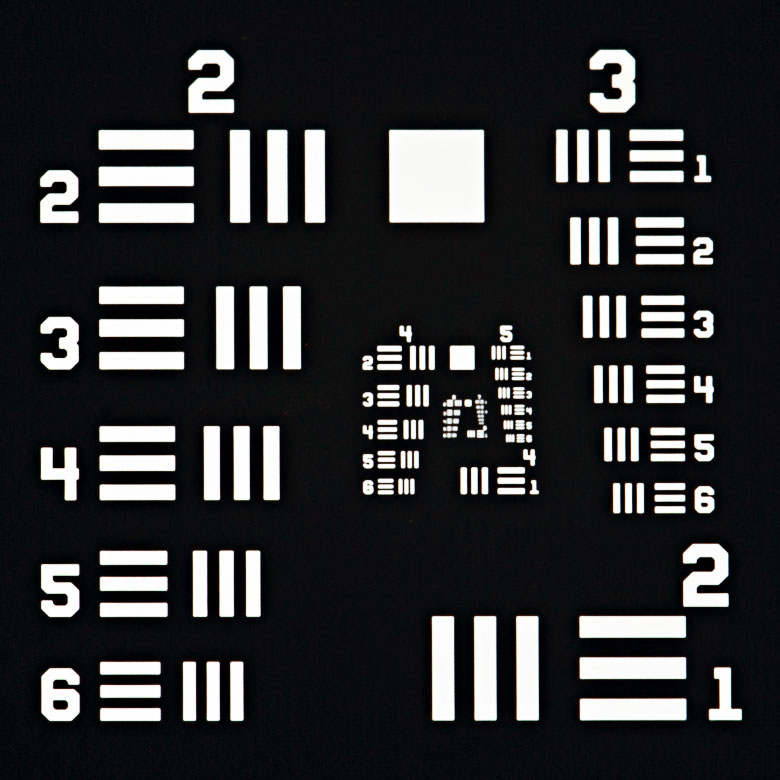
%> input picture resolution.jpg, 780 x 780 px
$ octave speckle_simulation.m   (GNU Octave 9; MATLAB toolbox functions it lacks are replaced by stand-ins)
%> lines starting %> are read from the running program, lines starting %| are printed output that depends on the picture; in (x1, y1, x2, y2) boxes, pixels count from 0 and x2, y2 are one past the last pixel; in counts of white or black regions, pixels touching at a corner belong together; the program's own positions count from 1
%%%%%%%%%%%%%%%%%%%%%%%%%%%%%%%%%%%%%%%%%%%%%%%%%%%%%
%       Simulated data generation for PE-SIMS       %
%           Copyright (C) 2016 Li-Hao Yeh           %
%%%%%%%%%%%%%%%%%%%%%%%%%%%%%%%%%%%%%%%%%%%%%%%%%%%%%

clear all;
set(0,'DefaultFigureWindowStyle','docked');


F = @(x) fftshift(fft2(ifftshift(x)));
iF = @(x) fftshift(ifft2(ifftshift(x)));

I = double(imread('resolution.jpg'));


I = I(323:506,358:541,2);
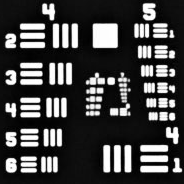
%> I: size 184x184 double; min 0, max 255, mean 68.4
I = I/max(I(:));


%% --------Experiment Setup----------

lambda = 0.605; k=2*pi/lambda; % wavelength (micons) and wave number
mag = 120;
pscrop = 6.5/mag; % Pixels size (microns)
NA_obj = 0.8;
NAs = 0.8;

undersamp_factor = 1;
ps = pscrop/undersamp_factor;


[N,M] = size(I);
%> N = 184; M = 184

Ncrop = N/undersamp_factor;
%> Ncrop = 184
Mcrop = M/undersamp_factor;
%> Mcrop = 184

xh = (-M/2:(M/2-1)).*ps; yh = (-N/2:(N/2-1)).*ps;
%> after `xh = (-M/2:(M/2-1)).*ps`: xh = 184 values from -4.98 to 4.93
%> after `yh = (-N/2:(N/2-1)).*ps`: yh = 184 values from -4.98 to 4.93
fx = (-M/2:(M/2-1))./(ps*M); fy = (-N/2:(N/2-1))./(ps*N);
%> after `fx = (-M/2:(M/2-1))./(ps*M)`: fx = 184 values from -9.23 to 9.13
%> after `fy = (-N/2:(N/2-1))./(ps*N)`: fy = 184 values from -9.23 to 9.13
NAx = fx*lambda; NAy = fy*lambda;
[xhh,yhh] = meshgrid(xh,yh);
[fxx,fyy] = meshgrid(fx,fy);


%% Star generator
% [10 lines of commented-out code are left out]

%% -------- Propagation kernel --------

xs = (-M*4/2:(M*4/2-1)).*ps; ys = (-N*4/2:(N*4/2-1)).*ps;
fxs = (-M*4/2:(M*4/2-1))./(ps*4*M); fys = (-N*4/2:(N*4/2-1))./(ps*4*N);
NAxs = fxs.*lambda; NAys = fys.*lambda;
[xss,yss] = meshgrid(xs,ys);
[fxxs,fyys] = meshgrid(fxs,fys);
NAxx = fxxs.*lambda;
NAyy = fyys.*lambda;


r_prop=(fxxs.^2+fyys.^2).^(1/2);
Pupil_prop = zeros(N*4,M*4);
Pupil_prop(find(r_prop<NAs/lambda))=1;
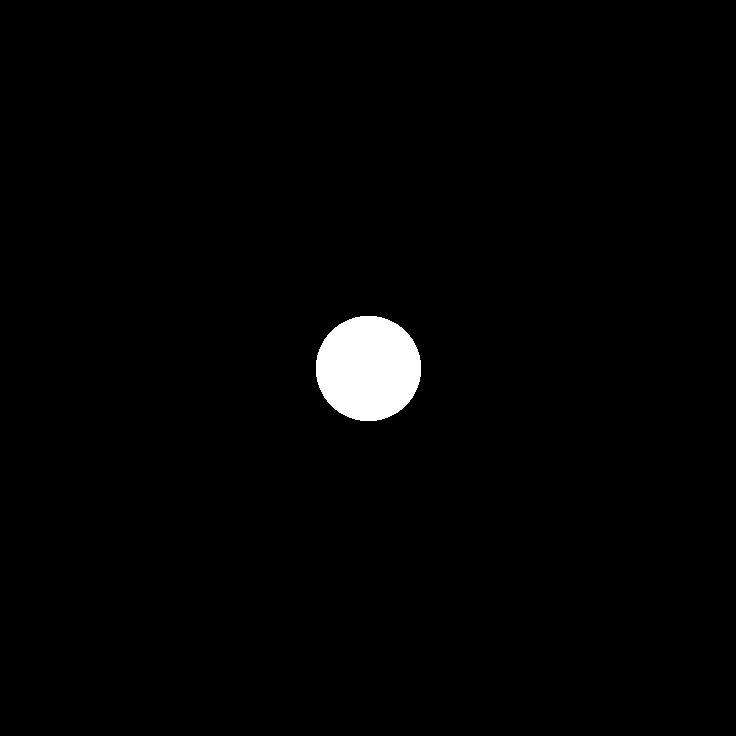
%> Pupil_prop: size 736x736 double; values 0 (black) and 1 (white), 1.6% white; 1 white region, box (x1, y1, x2, y2) and area: (316, 316, 421, 421) 8725


Pupil_2NA = zeros(N*4,M*4);
Pupil_2NA(find(r_prop<2*NAs/lambda))=1;
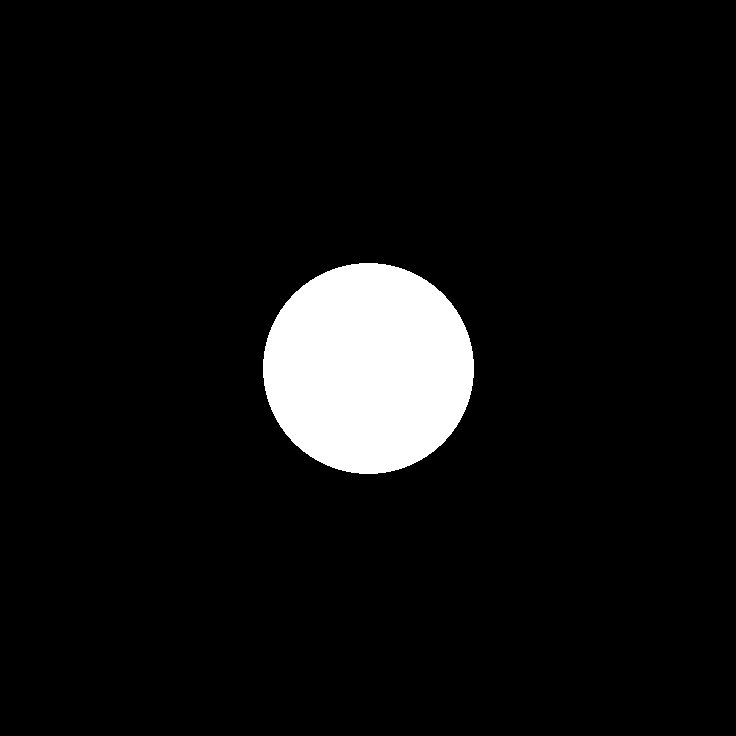
%> Pupil_2NA: size 736x736 double; values 0 (black) and 1 (white), 6.4% white; 1 white region, box (x1, y1, x2, y2) and area: (263, 263, 474, 474) 34933


%% Pattern generation with random phase mask


rng(50);

pattern_idx = 1; % 1: multi-spot, 2: speckle_pattern


switch pattern_idx
    case 1
        dot_period = 24;
        window_size = 2;
        %
        speckle_intensity = 0.01*ones(4*N,4*M);

        num_period_y = floor(4*N/dot_period);
        num_period_x = floor(4*M/dot_period);

        for i = 1:num_period_y
            for j = 1:num_period_x
                idx_y = i*dot_period-dot_period/2;
                idx_x = j*dot_period - dot_period/2;
                speckle_intensity((idx_y-(window_size/2-1)):(idx_y+(window_size/2)),(idx_x-(window_size/2-1)):(idx_x+(window_size/2))) = 1;
            end
        end
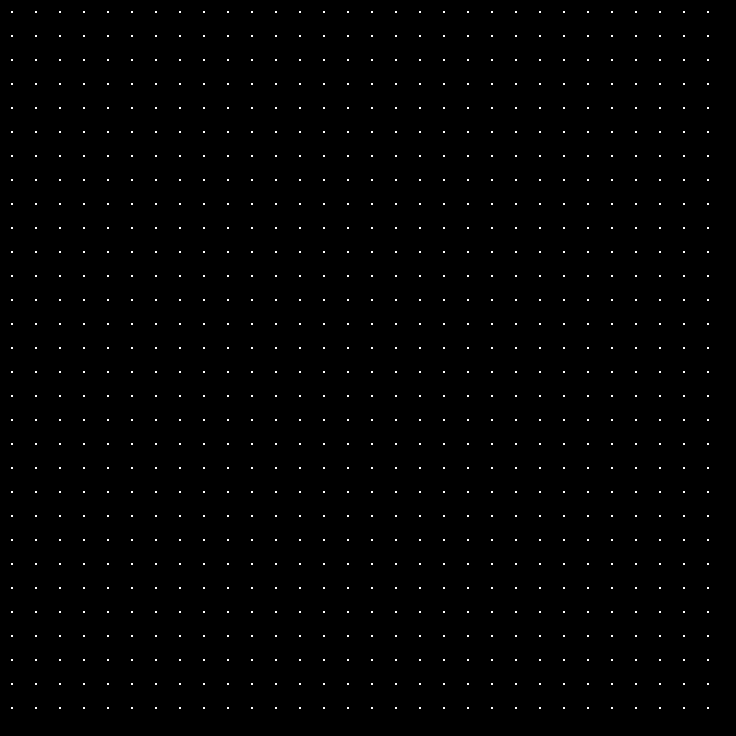
%> speckle_intensity: size 736x736 double; values 0.01 (black) and 1 (white), 0.66% white in thin lines or dots, all inside (x1, y1, x2, y2) = (11, 11, 709, 709)

        %
        speckle_intensityf = F(speckle_intensity);
        speckle_intensity = abs(iF(speckle_intensityf.*Pupil_prop)).^2;

    case 2
        random_map = rand(4*N,4*M);

        random_map(random_map<=0.9) = 0;
        random_map(random_map>0.9) = 1;
        %
        random_mapf = F(random_map);
%         random_mapf(2*N+1,2*M+1)=0; % uncomment if it's fully-developed
        random_mapf = exp(1j*rand(4*N,4*M)*100);
        speckle_intensity = abs(iF(random_mapf.*Pupil_prop)).^2;
end

speckle_intensity = abs(iF(F(speckle_intensity).*Pupil_2NA));
speckle_intensity = speckle_intensity/max(speckle_intensity(:));
speckle_intensity_crop = speckle_intensity(1.5*N+1:2.5*N,1.5*M+1:2.5*M);
speckle_intensity_cropf = F(speckle_intensity_crop);


figure;imagesc(xh,yh,speckle_intensity_crop); colormap gray;axis square;
%> after `axis square`:
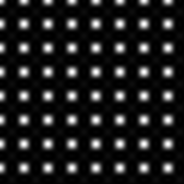
%> displayed picture: size 184x184x3, on the screen's scale of 0 to 255; min 0, max 255, mean 31.6
% % figure;imagesc(NAx,NAy,log10(abs(F(speckle_field_crop))),[1 5]);colormap jet;axis square;
figure;imagesc(NAx,NAy,log10(abs(speckle_intensity_cropf))/max(max(log10(abs(speckle_intensity_cropf)))),[0 1]); colormap jet; axis square;
%> after `axis square`:
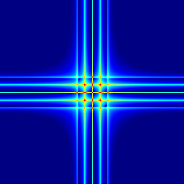
%> displayed picture: size 184x184x3, on the screen's scale of 0 to 255; mean R, G, B 3.8, 27.2, 165.7
hold on;circle(0,0,2*NAs);
%> (this line was passed over: circle is not available in this run)


%% Generate simulated data with angular/pixel shift

% Pixel shift part

N_shiftx = 6;
N_shifty = 6;

Nimg = N_shiftx*N_shifty;
pixel_step = 4;

pixel_shiftx = (-(N_shiftx-1)/2:(N_shiftx-1)/2).*pixel_step;
pixel_shifty = (-(N_shifty-1)/2:(N_shifty-1)/2).*pixel_step;

[pixel_shiftyy,pixel_shiftxx] = meshgrid(pixel_shifty,pixel_shiftx);

pixel_shift_stack = zeros(2,Nimg);

pixel_shift_stack(1,:) = pixel_shiftyy(:);
pixel_shift_stack(2,:) = pixel_shiftxx(:);

I_image = zeros(Ncrop,Mcrop,Nimg);


%%

Pupil_obj = zeros(N,M);
r_obj=(fxx.^2+fyy.^2).^(1/2);
Pupil_obj(find(r_obj<NA_obj/lambda))=1;
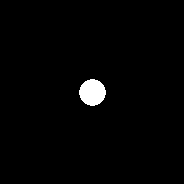
%> Pupil_obj: size 184x184 double; values 0 (black) and 1 (white), 1.6% white; 1 white region, box (x1, y1, x2, y2) and area: (79, 79, 106, 106) 553
T_incoherent = abs(F(abs(iF(Pupil_obj)).^2));
T_incoherent = T_incoherent/max(T_incoherent(:));

speckle_intensity_shift_crop = zeros(M,N,Nimg);
speckle_intensity_r_shift_crop = zeros(M,N,Nimg);

for i = 1:Nimg

    % Pixel shift part

    speckle_intensity_shift_crop(:,:,i) = speckle_intensity(1.5*N+1+pixel_shift_stack(1,i):2.5*N+pixel_shift_stack(1,i),1.5*M+1+pixel_shift_stack(2,i):2.5*M+pixel_shift_stack(2,i));

    Itemp = F(speckle_intensity_shift_crop(:,:,i).*I).*T_incoherent;
    I_image(:,:,i) = abs(iF(Itemp(N/2+1-Ncrop/2:N/2+1+Ncrop/2-1,M/2+1-Mcrop/2:M/2+1+Mcrop/2-1)));

end

%% Poisson + background noise

dark_current = 100;
photon_count = 5000;

% I_image = I_image/max(I_image(:))*photon_count;

I_image = imnoise(( I_image/max(I_image(:)).*photon_count + dark_current)*1e-12,'poisson')*1e12;


%% Save file
savefile='res_speckle_shift';
save(savefile,'pscrop','lambda','NA_obj','I_image','I','speckle_intensity','pixel_shift_stack','speckle_intensity_shift_crop');
